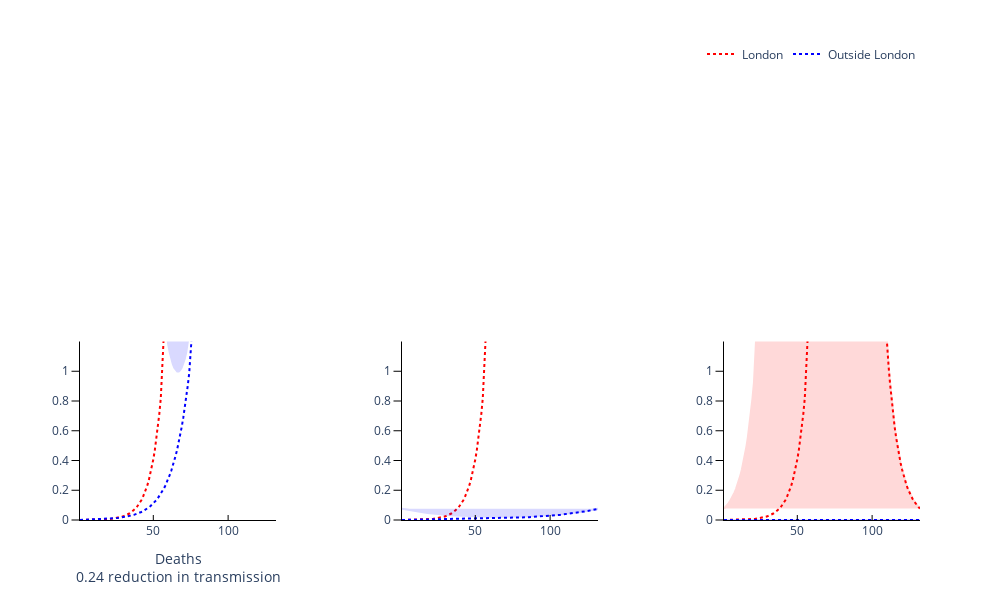

Here is the notebook cell this chart was saved with:
### Code cell
from plotly.subplots import make_subplots

colours = ['red', 'blue']
trace_name = regions

fig = go.Figure()
fig = make_subplots(rows=2, cols=len(reduction), horizontal_spacing = 0.15)

# Plot (bar chart cases each day)
for Reg, region in enumerate(regions):
    for r, red in enumerate(reduction):
        if r != 0:
            # Plot of incidences

            fig.add_trace(
                go.Scatter(
                    x=times,
                    y=deaths_mean[r][Reg],
                    mode='lines',
                    name=trace_name[Reg],
                    showlegend=False,
                    line_color=colours[Reg],
                    line={'dash': 'dot'}
                ),
                row= 2,
                col= r+1
            )

            fig.add_trace(
                go.Scatter(
                    x=times + times[::-1],
                    y=deaths_upper[r][Reg] + deaths_lower[r][Reg][::-1],
                    fill='toself',
                    fillcolor=colours[Reg],
                    line_color=colours[Reg],
                    opacity=0.15,
                    mode='lines',
                    showlegend=False,
                    name=trace_name[Reg]
                ),
                row= 2,
                col= r+1
            )

            fig.update_xaxes(
                row=2, col=r+1,
                ticks='inside', tickcolor='black', ticklen=5)
            fig.update_yaxes(ticks='outside', tickcolor='black', ticklen=7.5)
        
        else:

            fig.add_trace(
                go.Scatter(
                    x=times,
                    y=deaths_mean[r][Reg],
                    mode='lines',
                    name=trace_name[Reg],
                    line_color=colours[Reg],
                    line={'dash': 'dot'}
                ),
                row= 2,
                col= r+1
            )

            fig.add_trace(
                go.Scatter(
                    x=times + times[::-1],
                    y=deaths_upper[r][Reg] + deaths_lower[r][Reg][::-1],
                    fill='toself',
                    fillcolor=colours[Reg],
                    line_color=colours[Reg],
                    opacity=0.15,
                    mode='lines',
                    showlegend=False,
                    name=trace_name[r]
                ),
                row= 2,
                col= r+1
            )

            fig.update_xaxes(
                row=2, col=r+1, title_text='Deaths<br>{} reduction in transmission'.format(red),
                ticks='inside', tickcolor='black', ticklen=5)
            fig.update_yaxes(ticks='outside', tickcolor='black', ticklen=7.5)
        

# Add axis labels
fig.update_layout(
    width=1000, 
    height=600,
    plot_bgcolor='white',
    xaxis=dict(linecolor='black'),
    yaxis=dict(
        linecolor='black',
        range=[0, 62],
        tickvals=np.arange(1, 62, 10).tolist(),
        ticktext=['Mar 01', 'Mar 11', 'Mar 21', 'Mar 31', 'Apr 09', 'Apr 19', 'Apr 29']),
    xaxis2=dict(linecolor='black'),
    yaxis2=dict(
        linecolor='black',
        range=[0, 62],
        tickvals=np.arange(1, 62, 10).tolist(),
        ticktext=['Mar 01', 'Mar 11', 'Mar 21', 'Mar 31', 'Apr 09', 'Apr 19', 'Apr 29']),
    xaxis3=dict(linecolor='black'),
    yaxis3=dict(
        linecolor='black',
        range=[0, 62],
        tickvals=np.arange(1, 62, 10).tolist(),
        ticktext=['Mar 01', 'Mar 11', 'Mar 21', 'Mar 31', 'Apr 09', 'Apr 19', 'Apr 29']),
    xaxis4=dict(linecolor='black'),
    yaxis4=dict(
        linecolor='black',
        range=[0, 1.2],
        tickvals=np.arange(0, 1.1, 0.2).tolist(),
        ticktext=['0', '0.2', '0.4', '0.6', '0.8', '1']),
    xaxis5=dict(linecolor='black'),
    yaxis5=dict(
        linecolor='black',
        range=[0, 1.2],
        tickvals=np.arange(0, 1.1, 0.2).tolist(),
        ticktext=['0', '0.2', '0.4', '0.6', '0.8', '1']),
    xaxis6=dict(linecolor='black'),
    yaxis6=dict(
        linecolor='black',
        range=[0, 1.2],
        tickvals=np.arange(0, 1.1, 0.2).tolist(),
        ticktext=['0', '0.2', '0.4', '0.6', '0.8', '1']),
    legend=dict(
        orientation='h',
        yanchor="bottom",
        y=1.075,
        xanchor="right",
        x=1)
    )

fig.write_image('Figure-2.pdf')
fig.show()

### Figure 1 — Plotly figure (JSON) as saved in the notebook; plotly's stock layout.template omitted (floating-point values rounded to 4 significant figures; data arrays with more than 128 entries replaced by an {"elided": "..."} marker saying what was removed)
{"data": [{"line": {"color": "red", "dash": "dot"}, "mode": "lines", "name": "London", "type": "scatter", "x": {"elided": "132 int values"}, "xaxis": "x4", "y": {"elided": "132 float values"}, "yaxis": "y4"}, {"fill": "toself", "fillcolor": "red", "line": {"color": "red"}, "mode": "lines", "name": "London", "opacity": 0.15, "showlegend": false, "type": "scatter", "x": {"elided": "264 int values"}, "xaxis": "x4", "y": {"elided": "132 float values"}, "yaxis": "y4"}, {"line": {"color": "red", "dash": "dot"}, "mode": "lines", "name": "London", "showlegend": false, "type": "scatter", "x": {"elided": "132 int values"}, "xaxis": "x5", "y": {"elided": "132 float values"}, "yaxis": "y5"}, {"fill": "toself", "fillcolor": "red", "line": {"color": "red"}, "mode": "lines", "name": "London", "opacity": 0.15, "showlegend": false, "type": "scatter", "x": {"elided": "264 int values"}, "xaxis": "x5", "y": {"elided": "132 float values"}, "yaxis": "y5"}, {"line": {"color": "red", "dash": "dot"}, "mode": "lines", "name": "London", "showlegend": false, "type": "scatter", "x": {"elided": "132 int values"}, "xaxis": "x6", "y": {"elided": "132 float values"}, "yaxis": "y6"}, {"fill": "toself", "fillcolor": "red", "line": {"color": "red"}, "mode": "lines", "name": "London", "opacity": 0.15, "showlegend": false, "type": "scatter", "x": {"elided": "264 int values"}, "xaxis": "x6", "y": {"elided": "132 float values"}, "yaxis": "y6"}, {"line": {"color": "blue", "dash": "dot"}, "mode": "lines", "name": "Outside London", "type": "scatter", "x": {"elided": "132 int values"}, "xaxis": "x4", "y": {"elided": "132 float values"}, "yaxis": "y4"}, {"fill": "toself", "fillcolor": "blue", "line": {"color": "blue"}, "mode": "lines", "name": "London", "opacity": 0.15, "showlegend": false, "type": "scatter", "x": {"elided": "264 int values"}, "xaxis": "x4", "y": {"elided": "132 float values"}, "yaxis": "y4"}, {"line": {"color": "blue", "dash": "dot"}, "mode": "lines", "name": "Outside London", "showlegend": false, "type": "scatter", "x": {"elided": "132 int values"}, "xaxis": "x5", "y": {"elided": "132 float values"}, "yaxis": "y5"}, {"fill": "toself", "fillcolor": "blue", "line": {"color": "blue"}, "mode": "lines", "name": "Outside London", "opacity": 0.15, "showlegend": false, "type": "scatter", "x": {"elided": "264 int values"}, "xaxis": "x5", "y": {"elided": "132 float values"}, "yaxis": "y5"}, {"line": {"color": "blue", "dash": "dot"}, "mode": "lines", "name": "Outside London", "showlegend": false, "type": "scatter", "x": {"elided": "132 int values"}, "xaxis": "x6", "y": {"elided": "132 float values"}, "yaxis": "y6"}, {"fill": "toself", "fillcolor": "blue", "line": {"color": "blue"}, "mode": "lines", "name": "Outside London", "opacity": 0.15, "showlegend": false, "type": "scatter", "x": {"elided": "264 int values"}, "xaxis": "x6", "y": {"elided": "132 float values"}, "yaxis": "y6"}], "layout": {"height": 600, "legend": {"orientation": "h", "x": 1, "xanchor": "right", "y": 1.075, "yanchor": "bottom"}, "plot_bgcolor": "white", "width": 1000, "xaxis": {"anchor": "y", "domain": [0, 0.2333], "linecolor": "black"}, "xaxis2": {"anchor": "y2", "domain": [0.3833, 0.6167], "linecolor": "black"}, "xaxis3": {"anchor": "y3", "domain": [0.7667, 1.0], "linecolor": "black"}, "xaxis4": {"anchor": "y4", "domain": [0, 0.2333], "linecolor": "black", "tickcolor": "black", "ticklen": 5, "ticks": "inside", "title": {"text": "Deaths<br>0.24 reduction in transmission"}}, "xaxis5": {"anchor": "y5", "domain": [0.3833, 0.6167], "linecolor": "black", "tickcolor": "black", "ticklen": 5, "ticks": "inside"}, "xaxis6": {"anchor": "y6", "domain": [0.7667, 1.0], "linecolor": "black", "tickcolor": "black", "ticklen": 5, "ticks": "inside"}, "yaxis": {"anchor": "x", "domain": [0.575, 1], "linecolor": "black", "range": [0, 62], "tickcolor": "black", "ticklen": 7.5, "ticks": "outside", "ticktext": ["Mar 01", "Mar 11", "Mar 21", "Mar 31", "Apr 09", "Apr 19", "Apr 29"], "tickvals": [1, 11, 21, 31, 41, 51, 61]}, "yaxis2": {"anchor": "x2", "domain": [0.575, 1], "linecolor": "black", "range": [0, 62], "tickcolor": "black", "ticklen": 7.5, "ticks": "outside", "ticktext": ["Mar 01", "Mar 11", "Mar 21", "Mar 31", "Apr 09", "Apr 19", "Apr 29"], "tickvals": [1, 11, 21, 31, 41, 51, 61]}, "yaxis3": {"anchor": "x3", "domain": [0.575, 1], "linecolor": "black", "range": [0, 62], "tickcolor": "black", "ticklen": 7.5, "ticks": "outside", "ticktext": ["Mar 01", "Mar 11", "Mar 21", "Mar 31", "Apr 09", "Apr 19", "Apr 29"], "tickvals": [1, 11, 21, 31, 41, 51, 61]}, "yaxis4": {"anchor": "x4", "domain": [0, 0.425], "linecolor": "black", "range": [0, 1.2], "tickcolor": "black", "ticklen": 7.5, "ticks": "outside", "ticktext": ["0", "0.2", "0.4", "0.6", "0.8", "1"], "tickvals": [0, 0.2, 0.4, 0.6, 0.8, 1]}, "yaxis5": {"anchor": "x5", "domain": [0, 0.425], "linecolor": "black", "range": [0, 1.2], "tickcolor": "black", "ticklen": 7.5, "ticks": "outside", "ticktext": ["0", "0.2", "0.4", "0.6", "0.8", "1"], "tickvals": [0, 0.2, 0.4, 0.6, 0.8, 1]}, "yaxis6": {"anchor": "x6", "domain": [0, 0.425], "linecolor": "black", "range": [0, 1.2], "tickcolor": "black", "ticklen": 7.5, "ticks": "outside", "ticktext": ["0", "0.2", "0.4", "0.6", "0.8", "1"], "tickvals": [0, 0.2, 0.4, 0.6, 0.8, 1]}}}
